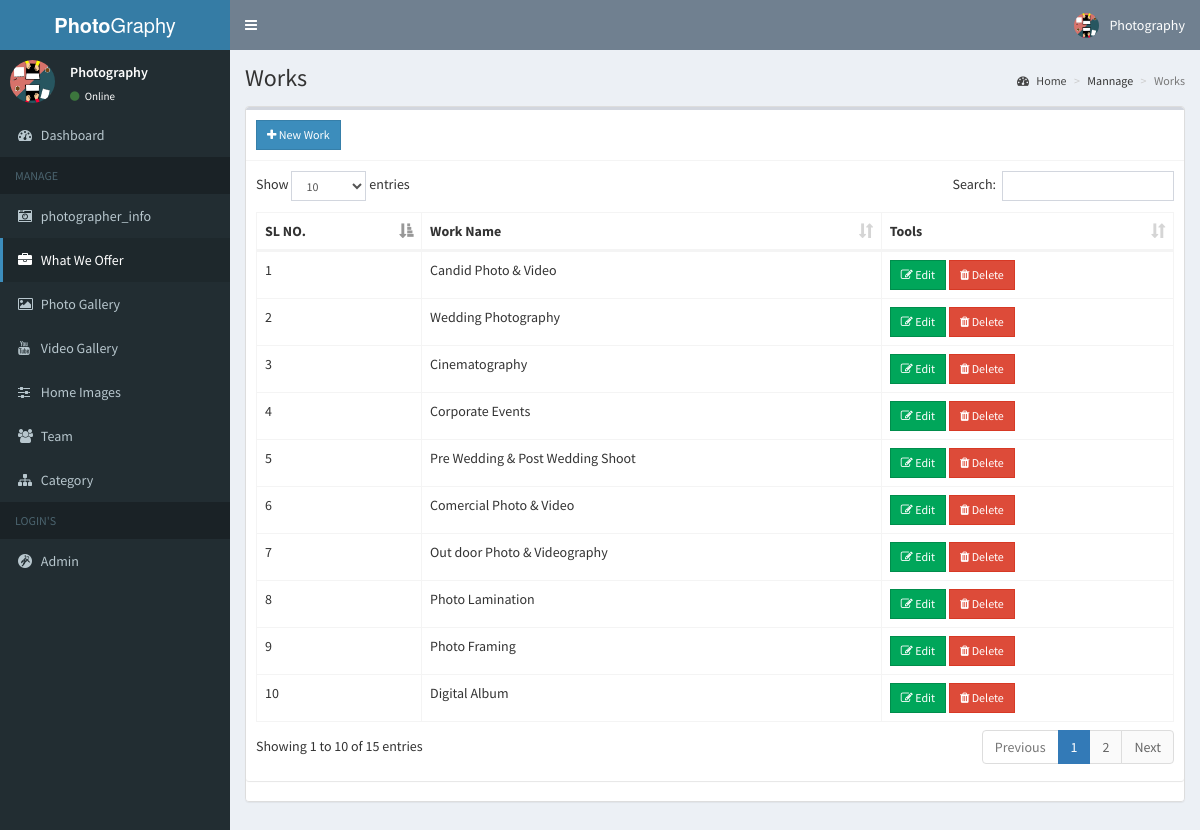
/admin/works/index.php (signed in), run on the app's committed database.
### tables this page shows
CREATE TABLE `works` (
  `works_id` bigint(20) NOT NULL,
  `works_name` varchar(1000) NOT NULL
);

### admin/session.php (called while the page is built, shortened)
<?php
include 'conn.php';
if (isset($_SESSION['7ss_admin'])) {
	$id = $_SESSION['7ss_id_admin'];
	$conn = $pdo->open();
	$stmt = $conn->prepare("SELECT * FROM admin WHERE admin_id=:id");
	$stmt->execute(['id' => $id]);
	$admin = $stmt->fetch();
}else{
	header('location: ../logout.php');
}

### admin/works/index.php (the view, shortened to what this page needs)
<?php include '../session.php'; ?>
<?php include '../includes/header.php'; ?>
<?php if($admin['works_view']){?>
<body class="hold-transition skin-blue sidebar-mini">
<div class="wrapper">
  <?php include '../includes/navbar.php'; ?>
  <?php include '../includes/menubar.php'; ?>
  <div class="content-wrapper">
    <section class="content-header">
      <h1>
     Works
      </h1>
      <ol class="breadcrumb">
        <li><a href="#"><i class="fa fa-dashboard"></i> Home</a></li>
        <li>Mannage</li>
        <li class="active">Works</li>
      </ol>
    </section>
    <section class="content">
        <div class="panel panel-default" style="overflow-x:auto;">
      <div class="row">
        <div class="col-xs-12">
          <div class="box">
              <?php if($admin['works_create']){ ?>
            <div class="box-header with-border">
              <a href="#addnew" data-toggle="modal" class="btn btn-primary btn-sm btn-flat"><i class="fa fa-plus"></i> New Work</a>
            </div>
              <?php } ?>
            <div class="box-body">
              <table id="example1" class="table table-bordered">
                <thead>
                <th>SL NO.</th>
                  <th>Work Name</th>
                   <?php if($admin['works_edit'] || $admin['works_del']){ ?>
                  <th>Tools</th>
                 <?php } ?>
                </thead>
                <tbody>
                  <?php
                    $conn = $pdo->open();
                    try{
                      $stmt = $conn->prepare("SELECT * FROM works");
                      $stmt->execute();
                      $slno=1;
                      foreach($stmt as $row){
                        echo "
                          <tr>
                          <td>".$slno++."</td>";
                            echo "<td>".$row['works_name']."</td>";
                        if($admin['works_edit'] || $admin['works_del'])
                          echo "<td>";
                          if($admin['works_edit'])
                              echo "<button class='btn btn-success btn-sm edit btn-flat' data-id='".$row['works_id']."'><i class='fa fa-edit'></i> Edit</button> ";
                               if($admin['works_del'])
                              echo "<button class='btn btn-danger btn-sm delete btn-flat' data-id='".$row['works_id']."'><i class='fa fa-trash'></i> Delete</button>";
                            if($admin['works_edit'] || $admin['works_del'])
                                echo "</td>";
                          echo "</tr>
                        ";
                      }
                    }
                    catch(PDOException $e){
                      echo $e->getMessage();
                    }
                  ?>
                </tbody>
              </table>
            </div>
          </div>
        </div>
      </div>
        </div>
    </section>
  </div>
</div>
<?php include '../includes/scripts.php'; ?>
</body>
<?php } ?>
</html>

### admin/includes/header.php (shortened to what this page needs)
<!DOCTYPE html>
<html>
<head>
  	<link rel="stylesheet" href="../bower_components/bootstrap/dist/css/bootstrap.min.css">
  	<link rel="stylesheet" href="../bower_components/font-awesome/css/font-awesome.min.css">
    <link rel="stylesheet" href="../bower_components/select2/dist/css/select2.min.css">
  	<link rel="stylesheet" href="../dist/css/AdminLTE.min.css">
    <link rel="stylesheet" href="../bower_components/datatables.net-bs/css/dataTables.bootstrap.min.css">
    <link rel="stylesheet" href="../bower_components/bootstrap-daterangepicker/daterangepicker.css">
    <link rel="stylesheet" href="../../plugins/timepicker/bootstrap-timepicker.min.css">
    <link rel="stylesheet" href="../bower_components/bootstrap-datepicker/dist/css/bootstrap-datepicker.min.css">
    <link rel="stylesheet" href="../dist/css/skins/_all-skins.min.css">
</head>

### admin/includes/navbar.php (shortened to what this page needs)
<header class="main-header">
  <a href="../home/" class="logo">
    <span class="logo-lg"><b>Photo</b>Graphy</span>
  </a>
  <nav class="navbar navbar-static-top">
    <a href="#" class="sidebar-toggle" data-toggle="push-menu" role="button">
    </a>
    <div class="navbar-custom-menu">
      <ul class="nav navbar-nav">
        <li class="dropdown user user-menu">
          <a href="#" class="dropdown-toggle" data-toggle="dropdown">
            <img src="<?php echo (!empty($admin['admin_photo'])) ? '../images/'.$admin['admin_photo'] : '../images/profile.jpg'; ?>" class="user-image" alt="User Image">
            <span class="hidden-xs"><?php echo $admin['admin_name']; ?></span>
          </a>
        </li>
      </ul>
    </div>
  </nav>
</header>

### admin/includes/menubar.php
<aside class="main-sidebar">
  <section class="sidebar">
    <div class="user-panel">
      <div class="pull-left image">
        <img src="<?php echo (!empty($admin['admin_photo'])) ? '../images/' . $admin['admin_photo'] : '../images/profile.jpg'; ?>" class="img-circle" alt="User Image">
      </div>
      <div class="pull-left info">
        <p><?php echo $admin['admin_name']; ?></p>
        <a><i class="fa fa-circle text-success"></i> Online</a>
      </div>
    </div>
    <ul class="sidebar-menu" data-widget="tree">
      <li><a href="../home/index.php"><i class="fa fa-dashboard"></i> <span>Dashboard</span></a></li>
      <?php
      if ($admin['photographer_info_view'] || $admin['works_view'] || $admin['gallery_view']) { ?>
        <li class="header">MANAGE</li>
        <?php
        if ($admin['photographer_info_view']) { ?>
          <li><a href="../photographer_info/index.php"><i class="fa fa-camera-retro"></i> <span>photographer_info</span></a></li>
        <?php } ?>
        <?php
        if ($admin['works_view']) { ?>
          <li><a href="../works/index.php"><i class="fa fa-briefcase"></i> <span>What We Offer</span></a></li>
        <?php } ?>
      <?php
        if ($admin['gallery_view']) { ?>
          <li><a href="../gallery/index.php"><i class="fa fa-picture-o"></i> <span>Photo Gallery</span></a></li>
        <?php } ?>
        <?php
        if ($admin['video_gallery_view']) { ?>
          <li><a href="../video_gallery/index.php"><i class="fa fa-youtube"></i> <span>Video Gallery</span></a></li>
        <?php } ?>
        <?php
        if ($admin['home_image_view']) { ?>
          <li><a href="../home_images/index.php"><i class="fa fa-sliders"></i> <span>Home Images</span></a></li>
        <?php } ?>
        <?php
        if ($admin['team_view']) { ?>
          <li><a href="../team/index.php"><i class="fa fa-users"></i> <span>Team</span></a></li>
        <?php } ?>
        <?php
        if ($admin['category_view']) { ?>
          <li><a href="../category/index.php"><i class="fa fa-sitemap"></i> <span>Category</span></a></li>
        <?php } ?>
      <?php } ?>
      <?php
      if ($admin['admin_view']) { ?>
        <li class="header">LOGIN'S</li>
        <?php
        if ($admin['admin_view']) { ?>
          <li><a href="../admin/"><i class="fa fa-grav"></i> <span>Admin</span></a></li>
        <?php } ?>
      <?php } ?>
    </ul>
  </section>
</aside>

### admin/includes/scripts.php (shortened to what this page needs)
<link href="src/facebox.css" media="screen" rel="stylesheet" type="text/css" />

### data on the page
works: works_name "Candid Photo & Video"
works: works_name "Wedding Photography"
works: works_name "Cinematography"
works: works_name "Corporate Events"
works: works_name "Pre Wedding & Post Wedding Shoot"
works: works_name "Comercial Photo & Video"
works: works_name "Out door Photo & Videography"
works: works_name "Photo Lamination"
works: works_name "Photo Framing"
works: works_name "Digital Album"

### other printed values
$admin['admin_name'] "Photography"
